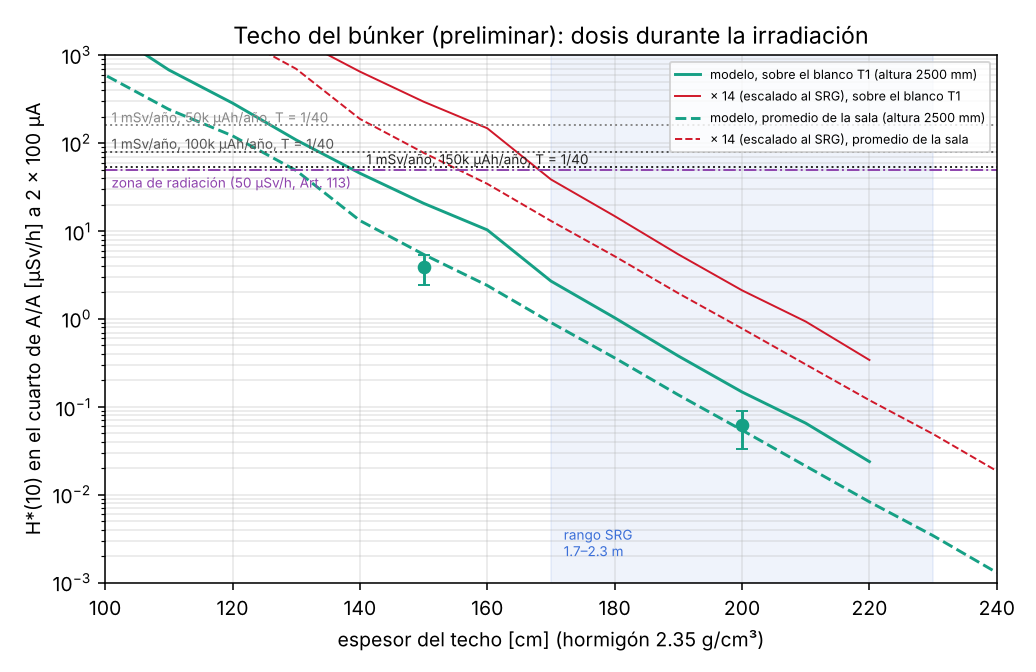

Write Python code to recreate this figure.
"""Techo del búnker del proyecto: dosis en el cuarto de aire acondicionado de encima (v0.28, estudio PRELIMINAR).

Entradas: out/mc_techo/h<altura>/res/t<cm>_s<semilla>.txt (mc_benchmark/bunker_techo, Geant4).
  - corrida de techo grueso: H*(10)-fluencia por capa de 10 cm dentro del techo → curva dosis–espesor;
  - corridas de espesor real: H*(10) en el aire del cuarto de A/A → calibran la curva (la capa incluye el retroceso
    del hormigón de encima).
Criterio (México, Reglamento General de Seguridad Radiológica): público 1/10 del POE (Art. 37: 5 mSv/año) y 1 mSv/año
de promedio para exposición prolongada (Art. 38) → se diseña a 1 mSv/año; zona de radiación > 0.05 mSv/h (Art. 113).
Ocupación del cuarto de A/A: T = 1/40 (ocupación mínima, NCRP 151 tabla 4.1) y 1/20 (almacén) como variante.
Carga: escenarios en µAh/año (todos los blancos). Referencia real: VUB-UZ Brussel ~104 000 µAh/año (VUB24).
Factor SRG: tras 2 m de hormigón el modelo da 0.06–0.08 del SRG (benchmark v0.27) → la variante «escalada al SRG»
multiplica la dosis del modelo por 1/0.07 ≈ 14 (conservadora).
Salida: validation/techo_bunker.{json,png}
"""
import glob, json, math, pathlib, re, sys
import numpy as np
ROOT = pathlib.Path(__file__).resolve().parents[1]
P_POR_UAH = 1e-6 * 3600 / 1.602176634e-19            # protones por µAh
LIM_ANUAL_uSv = 1000.0                                 # Art. 38 RGSR
ZONA_RAD_uSv_h = 50.0                                  # Art. 113 RGSR
T_OCUP = {"1/40": 1 / 40, "1/20": 1 / 20}
CARGAS = [50_000, 100_000, 150_000]
I_REF_uA = 200.0                                       # 2 × 100 µA (SRG)
B = json.load(open(ROOT / "validation/benchmark_srg.json"))
F_SRG = 1 / np.mean([B["tabla9"][t]["cociente_modelo_SRG_conYsrg"] for t in ("200", "230")])


def leer(f):
    hdr = open(f).readline(); N = int(re.search(r"N (\d+)", hdr).group(1)); tc = float(re.search(r"tc_cm (\S+)", hdr).group(1))
    det, cap = {}, {}
    for l in open(f):
        if l.startswith("# capa "):
            _, _, reg, k, hn, s2n, hg, s2g = l.split(); cap[(reg, int(k))] = (float(hn), float(s2n), float(hg), float(s2g))
        elif not l.startswith("#"):
            x = l.split(); det[x[0]] = (float(x[1]), float(x[2]), float(x[3]), float(x[4]))
    return N, tc, det, cap


def media(lst):
    """lst: [(N, m_n, s2_n, m_g, s2_g)] → (tot, err_rel)"""
    Nt = sum(x[0] for x in lst)
    out = []
    for i in (1, 3):
        m = sum(x[i] * x[0] for x in lst) / Nt; s2 = sum(x[i + 1] for x in lst)
        out.append((m, math.sqrt(max(s2 / Nt - m * m, 0) / Nt)))
    tot = out[0][0] + out[1][0]
    return tot, math.hypot(out[0][1], out[1][1]) / tot if tot > 0 else None, out[1][0] / tot if tot > 0 else None


def uSv_h(pSv_por_n, y):                               # 2 × 100 µA
    return pSv_por_n * y * I_REF_uA * 1e-6 / 1.602176634e-19 * 3600 * 1e-6


if __name__ == "__main__":
    import matplotlib; matplotlib.use("Agg"); import matplotlib.pyplot as plt
    res = dict(criterio=dict(limite_anual_uSv=LIM_ANUAL_uSv, zona_radiacion_uSv_h=ZONA_RAD_uSv_h, ocupacion=T_OCUP,
                             cargas_uAh_anio=CARGAS, factor_SRG=F_SRG), alturas={})
    for d in sorted(glob.glob(str(ROOT / "out/mc_techo/h*"))):
        geo = json.load(open(pathlib.Path(d) / "geometria.json")); Y = geo["yield_BON21"]
        runs = {}
        for f in glob.glob(d + "/res/t*_s*.txt"):
            N, tc, det, cap = leer(f); runs.setdefault(tc, []).append((N, det, cap))
        if not runs:
            continue
        h = int(pathlib.Path(d).name[1:]); R = dict(puertas=geo["puertas"], interior_mm=geo["inner"], espesores={}, curva={})
        for tc, lst in sorted(runs.items()):
            e = {}
            for k in lst[0][1]:
                tot, er, fg = media([(x[0], *x[1][k]) for x in lst])
                e[k] = dict(pSv_por_n=tot, err_rel=er, frac_gamma=fg, uSv_h_200uA=uSv_h(tot, Y))
            R["espesores"][tc] = dict(semillas=len(lst), detectores=e)
        tmax = max(runs); lst = runs[tmax]
        for reg in ("col_T1", "sala"):
            z, v, ev = [], [], []
            for k in range(int(tmax // 10)):
                if (reg, k) not in lst[0][2]:
                    continue
                tot, er, _ = media([(x[0], *x[2][(reg, k)]) for x in lst])
                if tot > 0 and er is not None and er < 0.5:
                    z.append(10 * k + 10); v.append(tot); ev.append(er)   # dosis «a la salida» de la capa k (espesor 10k+10)
            R["curva"][reg] = dict(espesor_cm=z, pSv_por_n=v, err_rel=ev)
        # calibración: detector de salida / capa equivalente, en los espesores reales corridos
        cal = []
        for tc in runs:
            if tc == tmax:
                continue
            for reg, dn in (("col_T1", "techo_sobre_T1"), ("sala", "techo_promedio_sala")):
                c = R["curva"][reg]
                if tc in c["espesor_cm"]:
                    cal.append(dict(t_cm=tc, region=reg, salida_sobre_capa=R["espesores"][tc]["detectores"][dn]["pSv_por_n"] / c["pSv_por_n"][c["espesor_cm"].index(tc)]))
        # el cociente medido (0.2–1.7, con errores del 30–60 %) confirma que la capa sobreestima la salida; para diseño
        # NO se reduce (factor 1, conservador): la curva por capas es una cota superior
        fcal = 1.0
        R["calibracion"] = dict(casos=cal, mediana_medida=float(np.median([c["salida_sobre_capa"] for c in cal])) if cal else None,
                                factor=fcal, nota="se usa 1 (conservador); la salida real queda ×0.2–0.5 de la curva")
        # diseño: espesor para 1 mSv/año
        dis = []
        c = R["curva"]["col_T1"]; t = np.array(c["espesor_cm"]); v = np.array(c["pSv_por_n"]) * fcal
        a, b = np.polyfit(t, np.log10(v), 1)
        R["TVL_techo_cm"] = -1 / a
        for W in CARGAS:
            for tn, T in T_OCUP.items():
                for var, fs in (("modelo", 1.0), ("escalado_SRG", F_SRG)):
                    # dosis anual = (pSv/n · fs) · n/p · p/µAh · W · T
                    target = LIM_ANUAL_uSv / (Y * P_POR_UAH * W * T * fs * 1e-6)    # pSv/n permitido
                    tc_req = (math.log10(target) - b) / a
                    dis.append(dict(carga_uAh=W, ocupacion=tn, variante=var, espesor_cm=round(tc_req, 1)))
        tz = (math.log10(ZONA_RAD_uSv_h / uSv_h(1.0, Y) / F_SRG) - b) / a
        R["diseno"] = dis; R["espesor_zona_radiacion_cm_escalado_SRG"] = round(tz, 1)
        res["alturas"][h] = R
    json.dump(res, open(ROOT / "validation/techo_bunker.json", "w"), indent=1, ensure_ascii=False, default=float)
    # figura
    fig, ax = plt.subplots(figsize=(7.4, 4.8))
    for h, R in res["alturas"].items():
        Y = json.load(open(ROOT / f"out/mc_techo/h{h}/geometria.json"))["yield_BON21"]; f = R["calibracion"]["factor"]
        for reg, ls, lab in (("col_T1", "-", "sobre el blanco T1"), ("sala", "--", "promedio de la sala")):
            c = R["curva"][reg]
            ax.semilogy(c["espesor_cm"], [uSv_h(x * f, Y) for x in c["pSv_por_n"]], ls, color="#16a085", label=f"modelo, {lab} (altura {h} mm)")
            ax.semilogy(c["espesor_cm"], [uSv_h(x * f * F_SRG, Y) for x in c["pSv_por_n"]], ls, color="#d0182a", lw=1, label=f"× {F_SRG:.0f} (escalado al SRG), {lab}")
        for tc, E in R["espesores"].items():
            if tc != max(R["espesores"]):
                d = E["detectores"]["techo_sobre_T1"]
                ax.errorbar([tc], [d["uSv_h_200uA"]], [d["uSv_h_200uA"] * d["err_rel"]], fmt="o", color="#16a085", capsize=3)
    for W, col in zip(CARGAS, ("#888", "#555", "#222")):
        r = LIM_ANUAL_uSv / (W / I_REF_uA) / T_OCUP["1/40"]          # tasa a 200 µA que da 1 mSv/año
        ax.axhline(r, color=col, ls=":", lw=1); ax.text(101 if W != 150_000 else 141, r * 1.08, f"1 mSv/año, {W // 1000}k µAh/año, T = 1/40", fontsize=7, color=col)
    ax.axhline(ZONA_RAD_uSv_h, color="#8e44ad", ls="-.", lw=1); ax.text(101, ZONA_RAD_uSv_h / 1.6, "zona de radiación (50 µSv/h, Art. 113)", fontsize=7, color="#8e44ad")
    ax.axvspan(170, 230, color="#3b6fd8", alpha=0.08); ax.text(172, 2e-3, "rango SRG\n1.7–2.3 m", fontsize=7, color="#3b6fd8")
    ax.set_xlim(100, 240); ax.set_ylim(1e-3, 1e3)
    ax.set_xlabel("espesor del techo [cm] (hormigón 2.35 g/cm³)"); ax.set_ylabel("H*(10) en el cuarto de A/A [µSv/h] a 2 × 100 µA")
    ax.set_title("Techo del búnker (preliminar): dosis durante la irradiación"); ax.grid(alpha=.3, which="both"); ax.legend(fontsize=6.5, loc="upper right")
    fig.tight_layout(); fig.savefig(ROOT / "validation/techo_bunker.png", dpi=140)
    for h, R in res["alturas"].items():
        print(h, "TVL", round(R["TVL_techo_cm"], 1), "cal", R["calibracion"], "zona", R["espesor_zona_radiacion_cm_escalado_SRG"])
        for x in R["diseno"]:
            print("  ", x)
